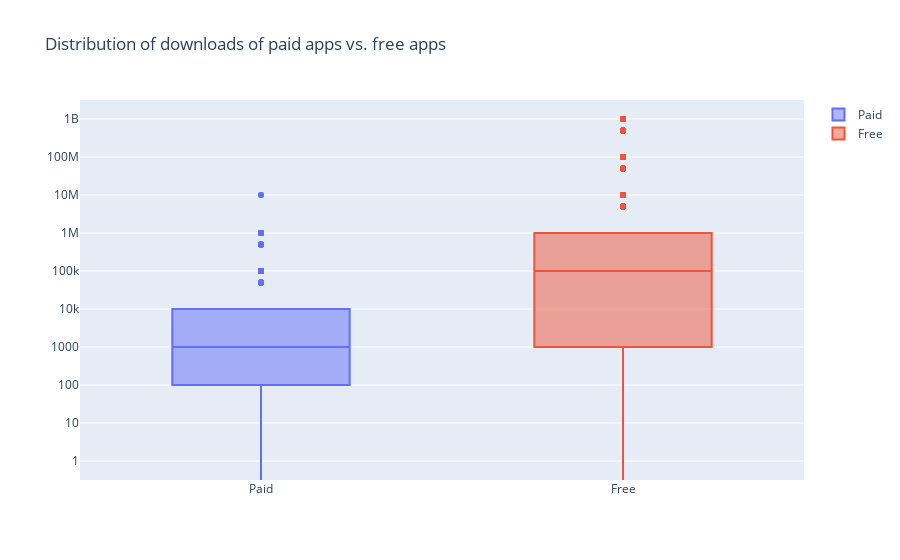

This figure's notebook cell:
### Code cell
val_0 = go.Box(
    # Data for paid apps
    y=apps['Installs'][apps['Type'] == 'Paid'],
    name = 'Paid'
)

val_1 = go.Box(
    # Data for free apps
    y=apps['Installs'][apps['Type'] == 'Free'],
    name = 'Free'
)

layout = go.Layout(
    title = "Distribution of downloads of paid apps vs. free apps",
    yaxis = dict(
        type = 'log',
        autorange = True
    )
)

# Add trace0 and trace1 to a list for plotting
data = [val_0, val_1]
plotly.offline.iplot({'data': data, 'layout': layout})

### Figure 1 — Plotly figure (JSON) as saved in the notebook; plotly's stock layout.template omitted (floating-point values rounded to 4 significant figures; data arrays with more than 128 entries replaced by an {"elided": "..."} marker saying what was removed)
{"data": [{"name": "Paid", "type": "box", "y": {"elided": "756 int values"}}, {"name": "Free", "type": "box", "y": {"elided": "8902 int values"}}], "layout": {"autosize": true, "title": {"text": "Distribution of downloads of paid apps vs. free apps"}, "xaxis": {"autorange": true, "range": [-0.5, 1.5], "type": "category"}, "yaxis": {"autorange": true, "range": [-0.5, 9.5], "type": "log"}}}
